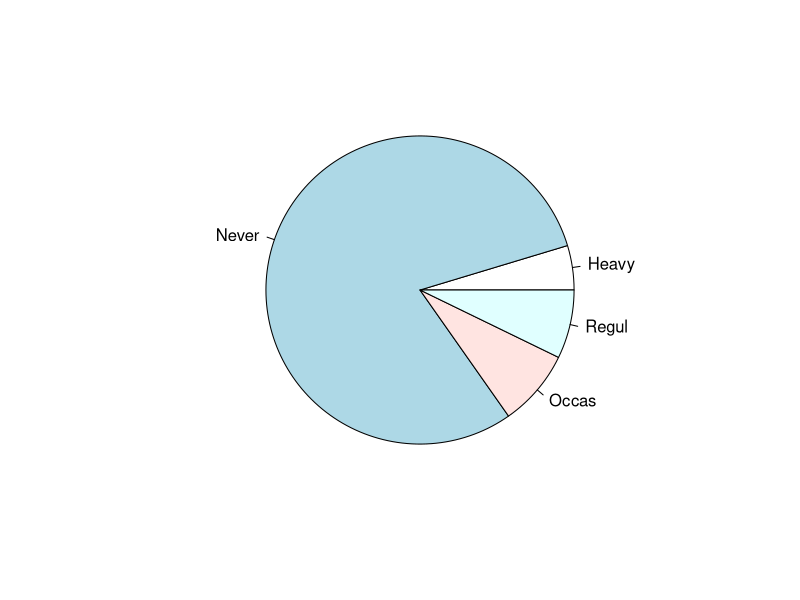
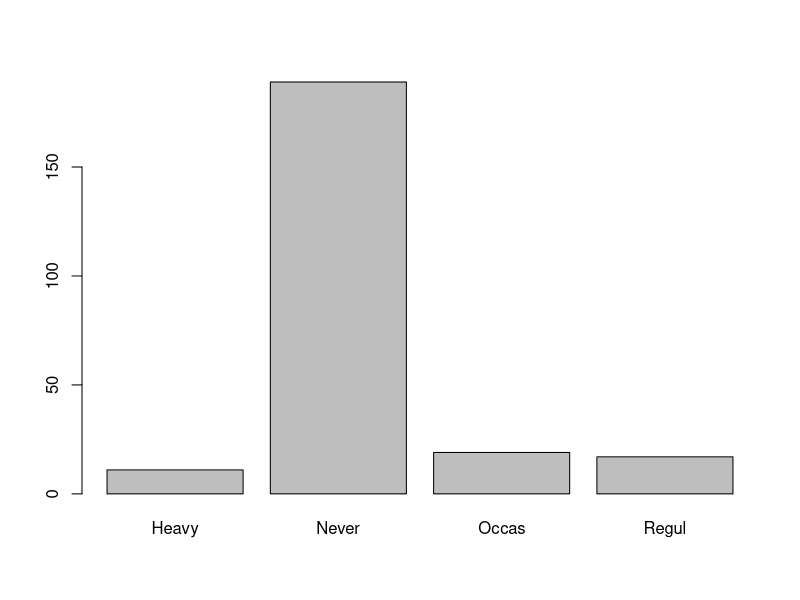
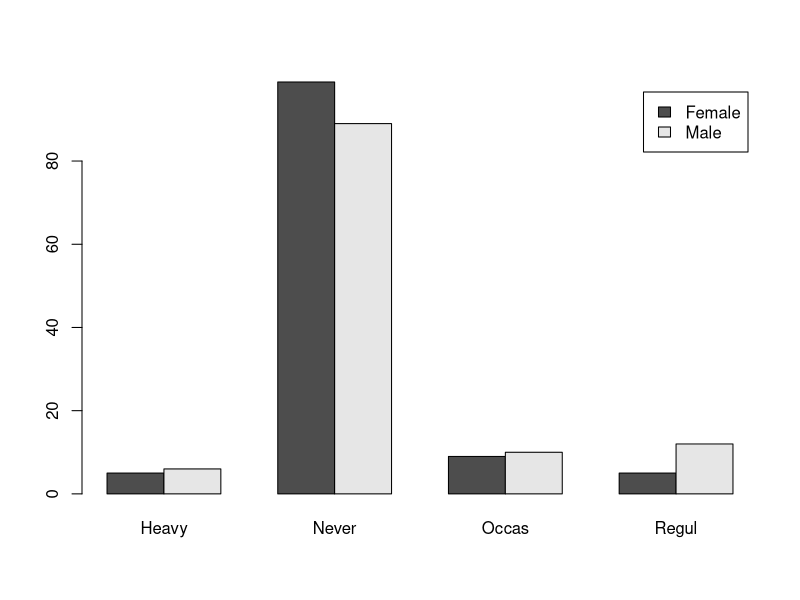
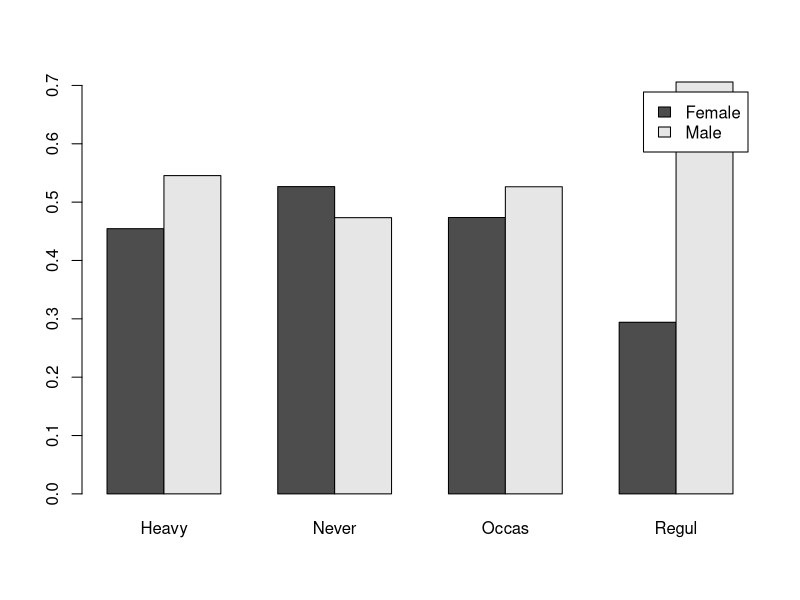
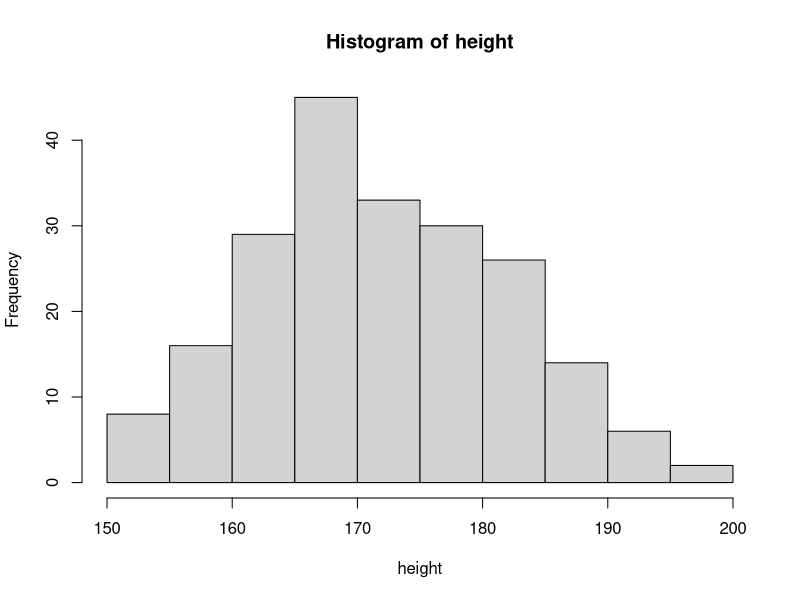
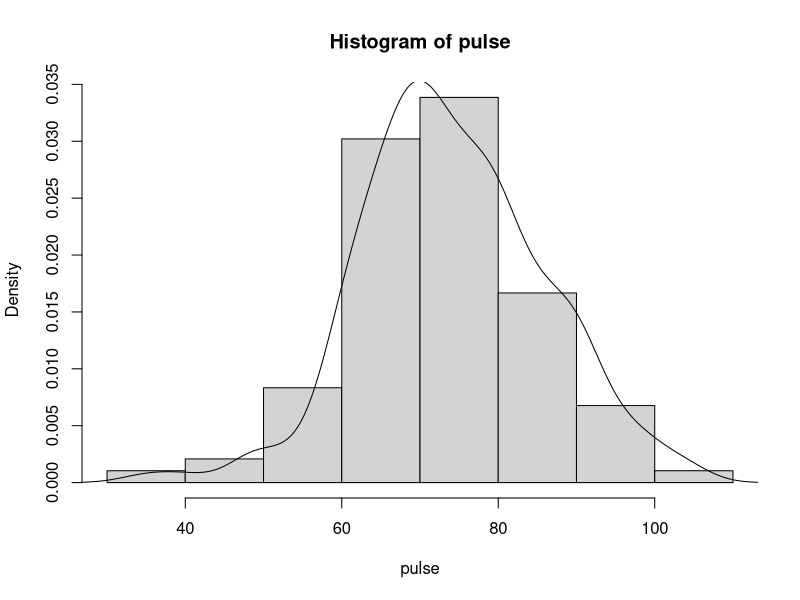

These charts were generated, in order, by the following R code: (Note: this script raises an error after producing the figures.)
## ---- chunk 1
library('MASS')
survey
## ---- chunk 2
smoke = survey$Smoke
prop.table(table(smoke))['Regul']
## ---- chunk 3
sex = survey$Sex
prop.table(table(sex, smoke))['Male', 'Regul']
## ---- chunk 4
prop.table(table(smoke[sex == 'Male']))['Regul']

## ---- chunk 5
prop.table(table(sex[smoke == 'Regul']))['Male']
## ---- chunk 6
pie(table(smoke))
barplot(table(smoke))
barplot(table(sex, smoke), beside = T, legend = T)
barplot(prop.table(table(sex, smoke ), 2), beside = T, legend = T)
## ---- chunk 7
height = survey$Height
mean(height, na.rm = TRUE)
median(height, na.rm = TRUE)
quantile(height, na.rm = TRUE)
sd(height, na.rm = TRUE)

summary(height)
## ---- chunk 8
mean = mean(height, na.rm = TRUE)
sd = sd(height, na.rm = TRUE)

sum(height < mean + sd & height > mean - sd, na.rm = TRUE)

## ---- chunk 9
hist(height)
## ---- chunk 10
pulse = survey$Pulse
hist(pulse, prob=TRUE)
lines(density(pulse, na.rm = TRUE))
## ---- chunk 11
A = age < 20
B = age >= 20 & age <= 25
C = age > 25
## ---- chunk 12
ACount = length(age[A])
BCount = length(age[B])
CCount = length(age[C])

pie(c(ACount, BCount, CCount), labels = c('< 20', '20 - 25', '25+'))
## ---- chunk 13
# TODO
